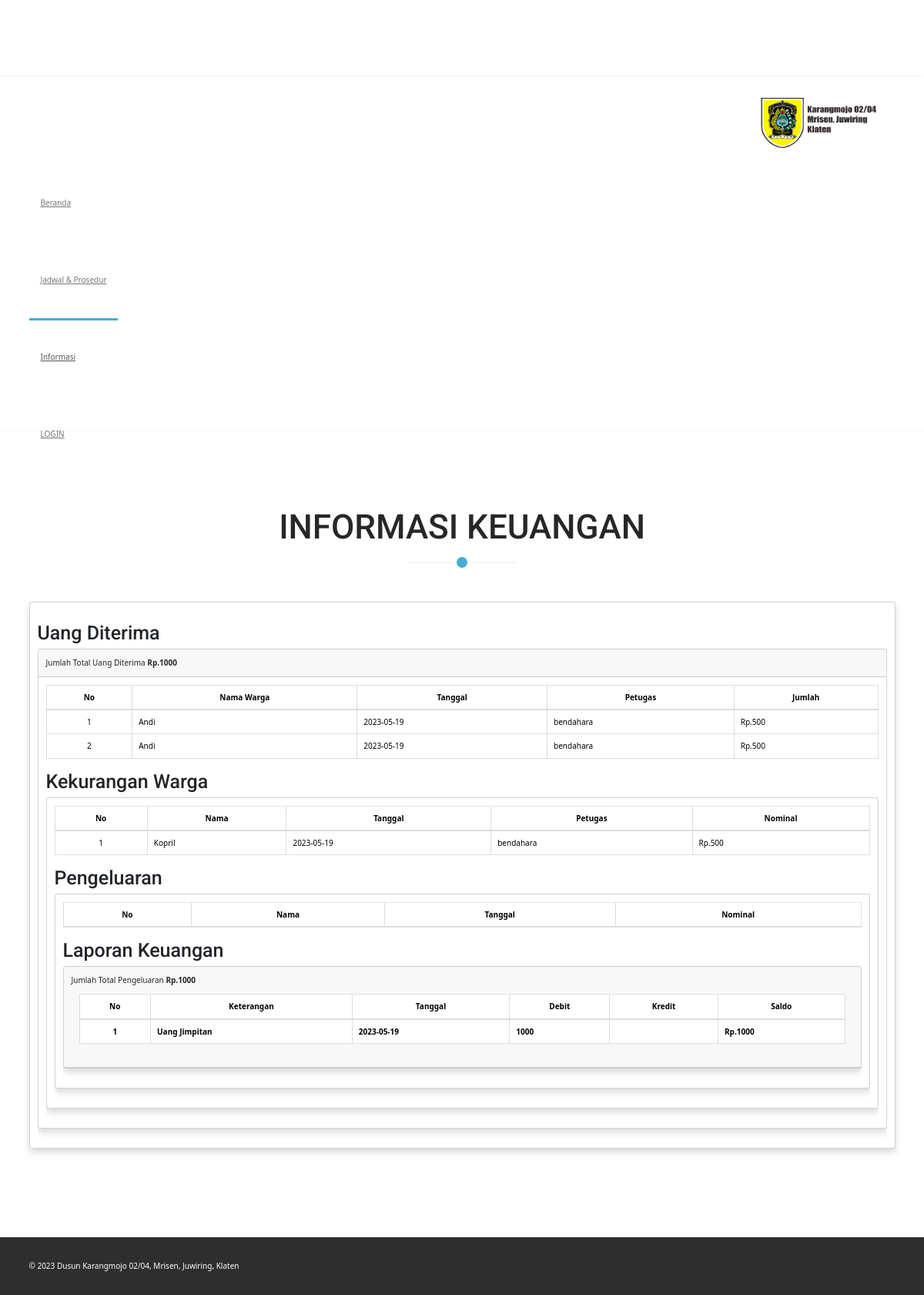
The app's page /informasi.php with its own data.
### tables this page shows
CREATE TABLE `pemasukan` (
  `id` int(11) NOT NULL,
  `nama_warga` varchar(25) NOT NULL,
  `tanggal` date NOT NULL,
  `petugas` varchar(25) NOT NULL,
  `jumlah` varchar(11) NOT NULL,
  `status` varchar(10) NOT NULL
);

CREATE TABLE `neraca` (
  `id` int(11) NOT NULL,
  `keterangan` varchar(50) NOT NULL,
  `tanggal` date NOT NULL,
  `debit` varchar(12) NOT NULL,
  `kredit` varchar(12) NOT NULL,
  `total` int(11) NOT NULL
);

### informasi.php (the view, shortened to what this page needs)
<!DOCTYPE html>
<html lang="en">
<head>
    <link href="main/css/bootstrap.min.css" rel="stylesheet">
    <link href="main/dataTables/datatables.min.css" rel="stylesheet"/>
    <link href="main/css/font-awesome.min.css" rel="stylesheet">
    <link href="main/css/animate.min.css" rel="stylesheet">
    <link href="main/css/owl.carousel.css" rel="stylesheet">
    <link href="main/css/owl.transitions.css" rel="stylesheet">
    <link href="main/css/prettyPhoto.css" rel="stylesheet">
    <link href="main/css/main.css" rel="stylesheet">
    <link href="main/css/responsive.css" rel="stylesheet">
	<link rel="stylesheet" type="text/css" href="assets/css/bootstrap.css">
	<link rel="stylesheet" type="text/css" href="assets/DataTables/media/css/jquery.dataTables.css">
	<link rel="stylesheet" type="text/css" href="assets/DataTables/media/css/dataTables.bootstrap.css">
        <link href="vendor/fontawesome-free/css/all.min.css" rel="stylesheet" type="text/css">
</head>
<body id="home" class="homepage">
    <header id="header">
        <nav id="main-menu" class="navbar navbar-default navbar-fixed-top" role="banner">
            <div class="container">
                <div class="navbar-header">
                    <a class="navbar-brand" href="index.php"><img src="main/img/logo-klaten.png" width="150" height="65" alt="logo"></a>
                </div>
                <div class="collapse navbar-collapse navbar-right ">
                    <ul class="nav navbar-nav">
                    <li class="scroll"><a href="index.php">Beranda</a></li>
                        <li class="scroll"><a href="jadwal.php">Jadwal & Prosedur</a></li>
                        <li class="scroll active"><a href="informasi.php">Informasi</a></li>
                        <li class="scroll "><a href="user_check.php">LOGIN</a></li>
                    </ul>
                </div>
            </div>
        </nav>
    </header>
<?php
include 'koneksidb.php';
$penghasilan_total = mysqli_query($conn, "SELECT sum(jumlah) FROM `pemasukan` WHERE `status`='disimpan'");
$data_penghasilan_total = mysqli_fetch_assoc($penghasilan_total);
$hasil_penghasilan_total = $data_penghasilan_total['sum(jumlah)'];
?>
<body class="sb-nav-fixed">
<div id="layoutSidenav_content">
<main>
<section id="features">
        <div class="container">
            <div class="section-header">
                <h2 class="section-title text-center wow fadeInDown">Informasi Keuangan</h2>
            </div>
<div class="card shadow mb-4">
           <div class="card-body">
             <div class="table-responsive">
                    <h1 class="mt-4">Uang Diterima</h1>
<div class="card shadow mb-4">
            <div class="card-header py-3">
              <td>Jumlah Total Uang Diterima <strong>Rp.<?php echo $hasil_penghasilan_total ?></strong></td>
            </div>
            <div class="card-body">
              <div class="table-responsive">
                <table class="table table-bordered" id="dataTable" width="100%" cellspacing="0">
                  <thead>
        <tr>
            <th style="text-align: center;">No</th>
            <th style="text-align: center;">Nama Warga</th>
            <th style="text-align: center;">Tanggal</th>
            <th style="text-align: center;">Petugas</th>
            <th style="text-align: center;">Jumlah</th>
        </tr>
</thead>
    <tbody>
        <?php
    $query = "SELECT * FROM `pemasukan` WHERE `status`='disimpan' ORDER BY `id` DESC";
            $result = mysqli_query($conn, $query);
            $no = 1;
            while($data = mysqli_fetch_assoc($result))
            {
              ?>
        <tr>
            <td style="text-align: center;"><?php echo $no++ ?></td>
            <td><?php echo $data['nama_warga'] ?></td>
            <td><?php echo $data['tanggal'] ?></td>
            <td><?php echo $data['petugas'] ?></td>
            <td>Rp.<?php echo $data['jumlah'] ?></td>
        </tr>
        <?php
            }
            ?>
    </tbody>
</table>
            <h1 class="mt-4">Kekurangan Warga</h1>
<div class="card shadow mb-4">
            <div class="card-body">
              <div class="table-responsive">
                <table class="table table-bordered" id="dataTable1" width="100%" cellspacing="0">
                  <thead>
                    <tr>
                    <th style="text-align: center;">No</th>
                    <th style="text-align: center;">Nama</th>
                    <th style="text-align: center;">Tanggal</th>
                    <th style="text-align: center;">Petugas</th>
                    <th style="text-align: center;">Nominal</th>
                    </tr>
</thead>
<?php
    $query = "SELECT * FROM `pemasukan` WHERE `jumlah`='0' ORDER BY `id` DESC";
            $result = mysqli_query($conn, $query);
            $no = 1;
            while($data = mysqli_fetch_assoc($result))
            {
              ?>
        <tr>
            <td style="text-align: center;"><?php echo $no++ ?></td>
            <td><?php echo $data['nama_warga'] ?></td>
            <td><?php echo $data['tanggal'] ?></td>
            <td><?php echo $data['petugas'] ?></td>
            <td >Rp.500</td>
        </tr>
        <?php
            }
        ?>
</table>
<h1 class="mt-4">Pengeluaran</h1>
<div class="card shadow mb-4">
            <div class="card-body">
              <div class="table-responsive">
                <table class="table table-bordered" id="dataTable3" width="100%" cellspacing="0">
                  <thead>
                    <tr>
                        <th style="text-align: center;">No</th>
                        <th style="text-align: center;">Nama</th>
                        <th style="text-align: center;">Tanggal</th>
                        <th style="text-align: center;">Nominal</th>
                    </tr>
                    </thead>
</table>
<?php
include 'koneksidb.php';
$query = "SELECT * FROM `neraca` ORDER BY `id` DESC LIMIT 1";
$result = mysqli_query($conn, $query);
$data = mysqli_fetch_assoc($result);
$total = $data['total'];
?>
<h1 class="mt-4">Laporan Keuangan</h1>
<div class="card shadow mb-4">
            <div class="card-header py-3">
              <td>Jumlah Total Pengeluaran <strong>Rp.<?php echo $total ?></strong></td>
            <div class="card-body">
              <div class="table-responsive">
                <table class="table table-bordered" id="dataTable2" width="100%" cellspacing="0">
                  <thead>
                    <tr>
                        <th style="text-align: center;">No</th>
                        <th style="text-align: center;">Keterangan</th>
                        <th style="text-align: center;">Tanggal</th>
                        <th style="text-align: center;">Debit</th>
                        <th style="text-align: center;">Kredit</th>
                        <th style="text-align: center;">Saldo</th>
                    </tr>
                </thead>
                <tbody>
                    <?php
                      $query = "SELECT * FROM `neraca` ORDER BY `id` DESC";
                      $result = mysqli_query($conn, $query);
                      $no = 1;
                  while($data = mysqli_fetch_assoc($result))
                  {
                    ?>
                    <tr>
                        <th style="text-align: center;"><?php echo $no++ ?></th>
                        <th><?php echo $data['keterangan'] ?></th>
                        <th><?php echo $data['tanggal'] ?></th>
                        <th><?php echo $data['debit'] ?></th>
                        <th><?php echo $data['kredit'] ?></th>
                        <th>Rp.<?php echo $data['total'] ?></th>
                    </tr>
                    <?php
                    }
                    ?>
                </tbody>
</table>
</div>
</main>
</div>
    <footer id="footer">
        <div class="container">
            <div class="row">
                <div class="col-sm-6">
                    &copy; <?php echo date('Y');?> Dusun Karangmojo 02/04, Mrisen, Juwiring, Klaten
                </div>
                <div class="col-sm-6">
                    <ul class="social-icons">
                    </ul>
                </div>
            </div>
        </div>
    </footer>
</html>

### main/css/main.css (style rules this page uses)
body { padding-top: 100px; background: #fff; font-family: 'Roboto', sans-serif; font-weight: 400; color: #64686d; line-height: 26px; }
h1, h2, h3, h4, h5, h6 { font-weight: 600; font-family: 'Roboto', sans-serif; color: #272727; }
a { color: #45aed6; -webkit-transition: color 400ms, background-color 400ms; transition: color 400ms, background-color 400ms; }
.section-header { margin-bottom: 50px; }
.section-header .section-title { font-size: 44px; color: #272727; text-transform: uppercase; position: relative; padding-bottom: 20px; margin: 0 0 20px; }
.section-header .section-title:before { content: ""; position: absolute; width: 140px; bottom: 0; left: 50%; margin-left: -70px; height: 1px; background: #ebebeb; }
.section-header .section-title:after { content: ""; position: absolute; width: 24px; height: 24px; bottom: -11px; left: 50%; margin-left: -12px; border: 5px solid #fff; border-radius: 20px; background: #45aed6; }
.navbar.navbar-default { border: 0; border-radius: 0; margin-bottom: 0; }
.navbar.navbar-default .navbar-brand { height: auto; padding: 22px 15px 21px; }
@media only screen and (min-width: 768px) { #main-menu.navbar-default { background: rgba(255, 255, 255, 1); -webkit-box-shadow: 0 0 3px 0 rgba(0, 0, 0, 0.1); box-shadow: 0 0 3px 0 rgba(0, 0, 0, 0.1); } }
@media only screen and (min-width: 768px) { #main-menu.navbar-default .navbar-nav>li>a { padding-top: 40px; padding-bottom: 40px; } }
@media only screen and (min-width: 768px) { #main-menu.navbar-default .navbar-nav>li.active>a, #main-menu.navbar-default .navbar-nav>li.open>a, #main-menu.navbar-default .navbar-nav>li:hover>a { background: transparent; padding-top: 37px; border-top: 3px solid #45aed6; } }
#features { padding: 100px 0; }
#footer { padding-top: 30px; padding-bottom: 30px; color: #fff; background: #2e2e2e; }
#footer ul { list-style: none; padding: 0; margin: 0 -7.5px; }
@media only screen and (min-width: 768px) { #footer .social-icons { float: right; } }

### records on screen
pemasukan: nama_warga "Andi", tanggal "2023-05-19", petugas "bendahara", jumlah "500"
pemasukan: nama_warga "Andi", tanggal "2023-05-19", petugas "bendahara", jumlah "500"
pemasukan: nama_warga "Kopril", tanggal "2023-05-19", petugas "bendahara"
neraca: total "1000", keterangan "Uang Jimpitan", tanggal "2023-05-19", debit "1000"

### other values on screen
$hasil_penghasilan_total "1000"
